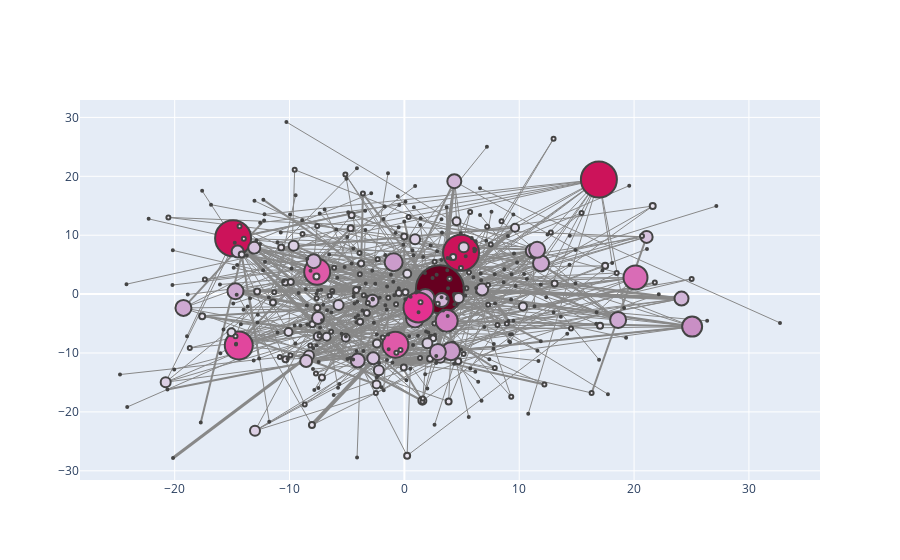

The cell this chart's notebook holds for it:
### Code cell
configure_plotly_browser_state()
plotNetworkSizeColor_degree_centrality(teapartyGraph)
